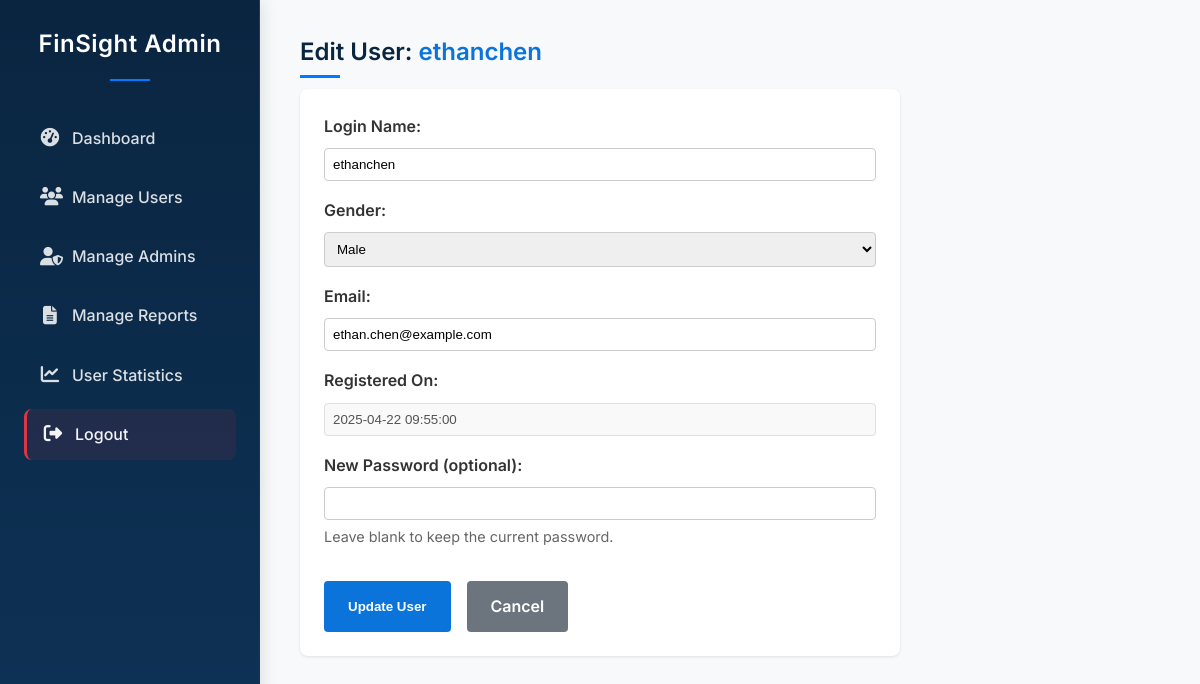
The app's page /admin_edit_user.php?id=29 (signed in) with its own data.
### tables this page shows
CREATE TABLE `user_file` (
  `User_ID` int(11) NOT NULL,
  `User_Login_Name` varchar(50) NOT NULL,
  `Password` varchar(255) NOT NULL,
  `Real_Name` varchar(50) NOT NULL,
  `Gender` varchar(20) DEFAULT NULL,
  `Email` varchar(200) DEFAULT NULL,
  `Add_Time` datetime NOT NULL
);

### admin_edit_user.php (the view, shortened to what this page needs)
<?php
require_once 'admin_header.php';
require_once 'admin_db_connect.php';
$user_id = filter_input(INPUT_GET, 'id', FILTER_VALIDATE_INT);
$user = null;
$query = "SELECT User_ID, User_Login_Name, Gender, Email, Add_Time
          FROM user_file WHERE User_ID = ?";
$stmt_fetch = $conn->prepare($query);
if ($stmt_fetch) {
    $stmt_fetch->bind_param("i", $user_id);
    $stmt_fetch->execute();
    $result = $stmt_fetch->get_result();
    if ($result && $result->num_rows === 1) {
        $user = $result->fetch_assoc();
    } else {
        $message = "User not found.";
        $message_type = 'error';
    }
} else {
    $message = "Error fetching user data: " . $conn->error;
    $message_type = 'error';
}
?>
<h1 style="font-size:1.5rem; margin-bottom:1rem;">
  Edit User:
  <span style="color:#0A74DA;">
    <?php echo $user ? htmlspecialchars($user['User_Login_Name']) : 'Not Found'; ?>
  </span>
</h1>
<?php if ($user): ?>
<div style="
    background-color:#fff;
    padding:1.5rem;
    border-radius:8px;
    max-width:600px;
    box-shadow:0 1px 3px rgba(0,0,0,0.1);
    margin-bottom:2rem;
">
    <form action="admin_edit_user.php?id=<?php echo $user_id; ?>" method="POST" style="display:flex; flex-direction:column; gap:1rem;">
        <div>
            <label for="login_name" style="font-weight:600; margin-bottom:0.5rem; display:block;">
                Login Name:
            </label>
            <input
                type="text"
                id="login_name"
                name="login_name"
                value="<?php echo htmlspecialchars($user['User_Login_Name']); ?>"
                required
                style="width:100%; padding:0.5rem; border:1px solid #ccc; border-radius:4px;"
            >
        </div>
        <div>
            <label for="gender" style="font-weight:600; margin-bottom:0.5rem; display:block;">
                Gender:
            </label>
            <select id="gender" name="gender" required style="width:100%; padding:0.5rem; border:1px solid #ccc; border-radius:4px;">
                <option value="Male" <?php echo ($user['Gender'] === 'Male') ? 'selected' : ''; ?>>Male</option>
            </select>
    </div>
        <div>
            <label for="email" style="font-weight:600; margin-bottom:0.5rem; display:block;">
                Email:
            </label>
            <input
                type="email"
                id="email"
                name="email"
                value="<?php echo htmlspecialchars($user['Email']); ?>"
                required
                style="width:100%; padding:0.5rem; border:1px solid #ccc; border-radius:4px;"
            >
        </div>
        <div>
            <label style="font-weight:600; margin-bottom:0.5rem; display:block;">
                Registered On:
            </label>
            <input
                type="text"
                value="<?php echo htmlspecialchars($user['Add_Time']); ?>"
                disabled
                style="width:100%; padding:0.5rem; border:1px solid #e0e0e0; background:#f9f9f9; border-radius:4px;"
            >
        </div>
        <div>
            <label for="new_password" style="font-weight:600; margin-bottom:0.5rem; display:block;">
                New Password (optional):
            </label>
            <input
                type="password"
                id="new_password"
                name="new_password"
                style="width:100%; padding:0.5rem; border:1px solid #ccc; border-radius:4px;"
            >
            <p style="margin-top:0.3rem; font-size:0.9rem; color:#666;">
                Leave blank to keep the current password.
            </p>
        </div>
        <div style="display:flex; gap:1rem; margin-top:1rem;">
            <button
                type="submit"
                name="update_user"
                style="
                    padding:0.75rem 1.5rem;
                    background-color:#0A74DA;
                    color:#fff;
                    border:none;
                    border-radius:4px;
                    cursor:pointer;
                    font-weight:600;
                "
            >
                Update User
            </button>
            <a
                href="admin_manage_users.php"
                style="
                    padding:0.75rem 1.5rem;
                    background-color:#6c757d;
                    color:#fff;
                    text-decoration:none;
                    border-radius:4px;
                    display:inline-block;
                    font-weight:600;
                "
            >
                Cancel
            </a>
        </div>
    </form>
</div>
<?php else: ?>
    <p>User data could not be loaded.</p>
    <a href="admin_manage_users.php">Back to User List</a>
<?php endif; ?>
<?php require_once 'admin_footer.php'; ?>

### admin_style.css (style rules this page uses)
* { margin: 0; padding: 0; box-sizing: border-box; }
body { font-family: 'Inter', "Segoe UI", Tahoma, Geneva, Verdana, sans-serif; color: #333; background-color: #f8f9fa; display: flex; flex-direction: column; min-height: 100vh; -webkit-font-smoothing: antialiased; -moz-osx-font-smoothing: grayscale; line-height: 1.7; }
.admin-content h1, .admin-content h2 { color: #0A2540; margin-bottom: 1.5rem; font-weight: 600; position: relative; display: inline-block; }
.admin-content h1::after, .admin-content h2::after { content: ''; position: absolute; left: 0; bottom: -5px; width: 40px; height: 3px; background-color: #007bff; }

### records on screen
user_file: User_Login_Name "ethanchen", login_name "ethanchen", gender "Male", email "ethan.chen@example.com", Add_Time "2025-04-22 09:55:00"
